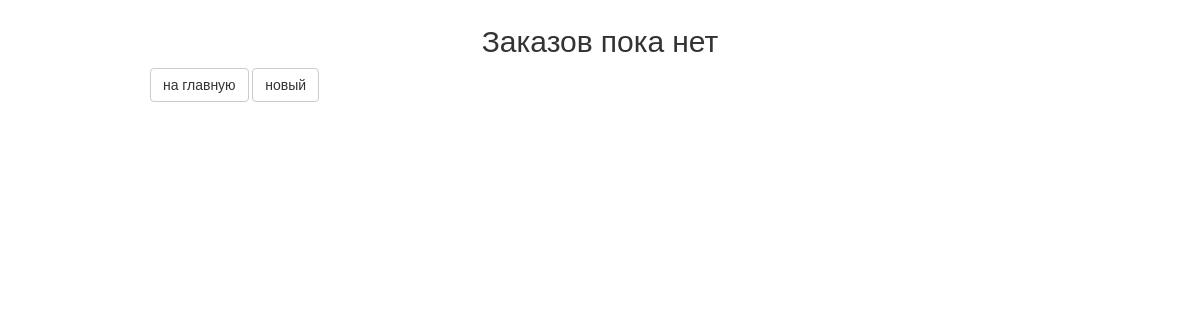
The page /orders/ (signed in) on the database as committed earlier.
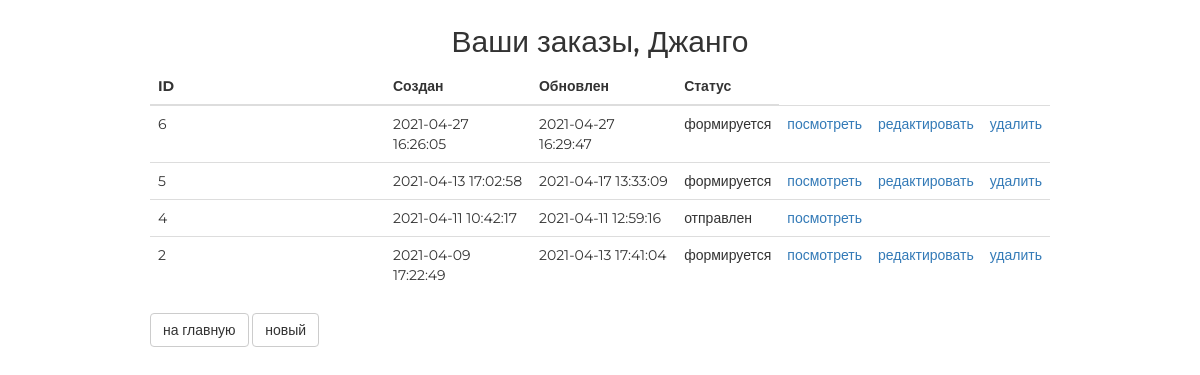
The same page on the database as committed later.
### authapp/models.py (models this page shows, shortened)
class ShopUser(AbstractUser):
    age = models.PositiveIntegerField('возраст', null=True)
    avatar = models.ImageField(upload_to='avatars', blank=True)
    activate_code = models.CharField(max_length=128, blank=True)
    registration_start_time = models.DateTimeField(
        auto_now_add=True, null=True)

### ordersapp/models.py (models this page shows, shortened)
class Order(models.Model):
    STATUS_FORMING = 'F'
    STATUS_SENDED = 'S'
    STATUS_PAID = 'P'
    STATUS_DELAYED = 'D'
    STATUS_CHOICES = (
        (STATUS_FORMING, 'формируется'),
        (STATUS_SENDED, 'отправлен'),
        (STATUS_PAID, 'оплачен'),
        (STATUS_DELAYED, 'отменен'),
    )
    user = models.ForeignKey(get_user_model(),
                             on_delete=models.CASCADE,
                             related_name='orders')
    add_dt = models.DateTimeField('время',
                                  auto_now_add=True,
                                  db_index=True)
    update_dt = models.DateTimeField('время', auto_now=True,)
    status = models.CharField('статус', max_length=1,
                              choices=STATUS_CHOICES,
                              default=STATUS_FORMING,
                              db_index=True)
    is_active = models.BooleanField(verbose_name='активен',
                                    db_index=True,
                                    default=True)
    @cached_property
    def is_forming(self):
        return self.status == self.STATUS_FORMING
    class Meta:
        ordering = ('-add_dt',)
        verbose_name = 'заказ'
        verbose_name_plural = 'заказы'

### ordersapp/views.py (the view)
# urls.py: path('', ordersapp.OrderList.as_view(), name='index'),
class OrderList(LoggedUserOnlyMixin, ListView):
    model = Order
    def get_context_data(self, **kwargs):
        context = super().get_context_data(**kwargs)
        context['page_title'] = 'Заказы'
        return context
    def get_queryset(self):
        return self.request.user.orders.all()

### mainapp/context_processors.py (called while the page is built)
def categories(request):
    return {
        'menu': ProductCategory.objects.filter(is_active=True)
    }

### ordersapp/views.py (called while the page is built)
    @method_decorator(user_passes_test(lambda user: user.is_authenticated))
    def dispatch(self, request, *args, **kwargs):
        return super().dispatch(request, *args, **kwargs)

### ordersapp/templates/ordersapp/order_list.html
{% extends 'ordersapp/base.html' %}
{% load static %}
{% block container %}
    {% if not object_list %}
        <div class="h2 text-center head">
            Заказов пока нет
        </div>
    {% else %}
        <div class="h2 text-center head">
            Ваши заказы, {{ user.first_name|default:'пользователь'|title }}
        </div>
        <table class="table orders_list">
            <thead>
            <tr>
                <th>ID</th>
                <th>Создан</th>
                <th>Обновлен</th>
                <th>Статус</th>
            </tr>
            </thead>
            <tbody>
            {% for item in object_list %}
                <tr>
                    <td class="td1 orders_list">{{ item.pk }}</td>
                    <td>{{ item.add_dt|date:"Y-m-d H:i:s" }}</td>
                    <td>{{ item.update_dt|date:"Y-m-d H:i:s" }}</td>
                    <td>{{ item.get_status_display }}</td>
                    <td>
                        <a href="{% url 'orders:read' pk=item.pk %}">
                            посмотреть
                        </a>
                    </td>
                    <td>
                        {% if item.is_forming %}
                            <a href="{% url 'orders:update' pk=item.pk %}">
                                редактировать
                            </a>
                        {% endif %}
                    </td>
                    <td>
                        {% if item.is_forming %}
                            <a href="{% url 'orders:delete' pk=item.pk %}">
                                удалить
                            </a>
                        {% endif %}
                    </td>
                </tr>
            {% endfor %}
            </tbody>
        </table>
    {% endif %}
    <a href="{% url 'base:index' %}"
       class="btn btn-default btn-round">
        на главную
    </a>
    <a href="{% url 'orders:create' %}"
       class="btn btn-default btn-round">
        новый
    </a>
{% endblock %}

Rows that differ between the two databases and show on the page:
now on this page (row edited): ShopUser: first_name "Джанго"
added Order: pk "6", add_dt "2021-04-27 16:26:05", update_dt "2021-04-27 16:29:47", status "формируется", shows "редактировать", shows "удалить"
added Order: pk "5", add_dt "2021-04-13 17:02:58", update_dt "2021-04-17 13:33:09", status "формируется", shows "редактировать", shows "удалить"
added Order: pk "4", add_dt "2021-04-11 10:42:17", update_dt "2021-04-11 12:59:16", status "отправлен"
added Order: pk "2", add_dt "2021-04-09 17:22:49", update_dt "2021-04-13 17:41:04", status "формируется", shows "редактировать", shows "удалить"
Other text that changed with them:
text no longer shown: "Заказов пока нет"
text now shown: "Ваши заказы, ID Создан Обновлен Статус"
